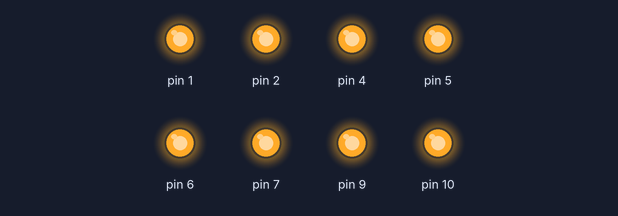
A sketch run on a simulated Arduino Uno, built with avr-gcc and run on an emulated ATmega328P. Shown: output pins drawn as LEDs (lit = HIGH).

Above: at 0.1 s.
Timing chart, 0 to 1.6 s (numbered marks = the images above):
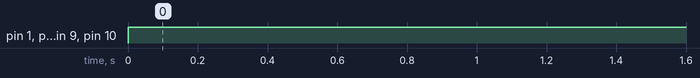

Measured:
- by itself, pin 1, pin 2, pin 4–7, pin 9, pin 10: LOW → HIGH at 0.00 s

The sketch:

1802.ino
```cpp
byte numberSegments[10] = {
  0b01110111,
  0b00010100,
  0b10110011,
  0b10110110,
  0b11010100,
  0b11100110,
  0b11100111,
  0b00110100,
  0b11110111,
  0b11110110,
};

void setup() {

  pinMode(1, OUTPUT);//1
  pinMode(2, OUTPUT);//2
  pinMode(4, OUTPUT);//
  pinMode(5, OUTPUT);//
  pinMode(6, OUTPUT);//
  pinMode(7, OUTPUT);//
  pinMode(9, OUTPUT);//
  pinMode(10, OUTPUT);//
}

void loop() {
  for (int i = 1; i < 11; ++i) {
    digitalWrite(i,HIGH);
  }
}
```
